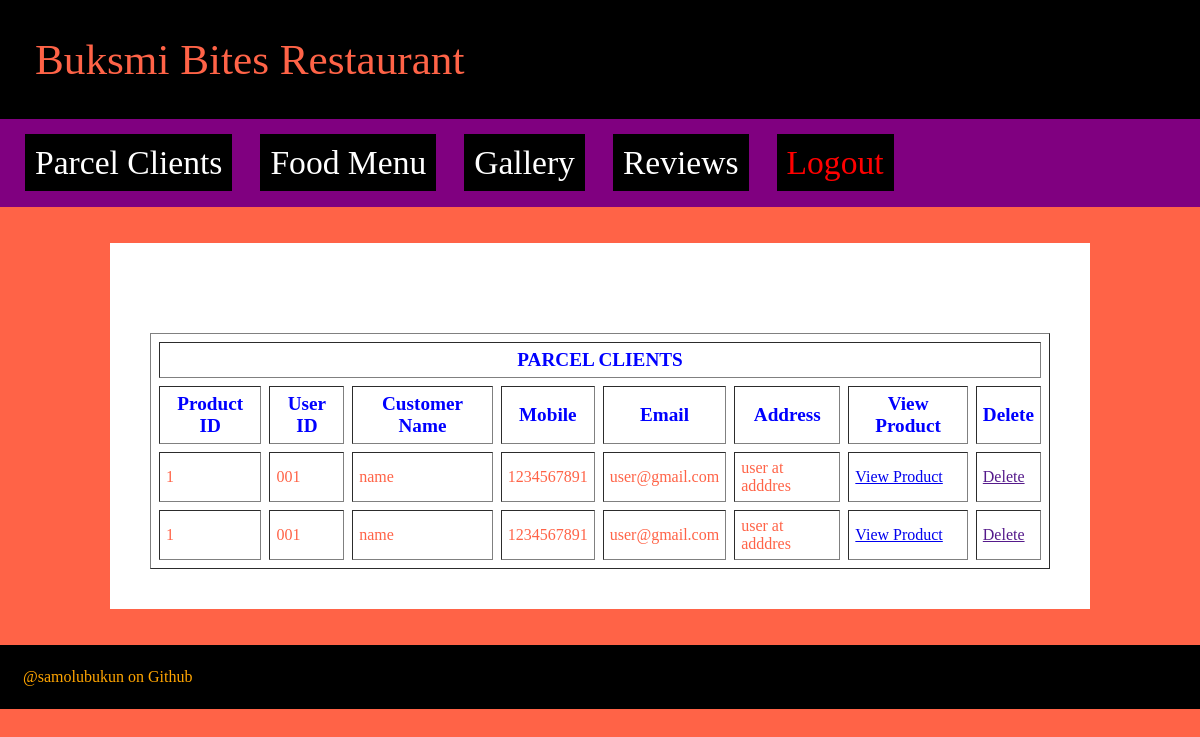
The page /admin/after_login.php on the database its author committed.
### tables this page shows
CREATE TABLE `checkout` (
  `id` bigint(12) NOT NULL,
  `p_id` bigint(12) NOT NULL,
  `u_id` varchar(50) NOT NULL,
  `name` varchar(100) NOT NULL,
  `mobile` bigint(12) NOT NULL,
  `email` varchar(150) NOT NULL,
  `location` text NOT NULL
);

### admin/after_login.php (the view)
<?php include "header.php"; ?>
<div class="content">
	<br><br>
	<?php include  "connect.php"; ?>
	<table border=1 cellpadding="6" cellspacing="8">
		<tr>
			 <th colspan="8">PARCEL CLIENTS</th>
		</tr>
		<tr>
			<th>Product ID</th>
			<th>User ID</th>
			<th>Customer Name</th>
			<th>Mobile</th>
			<th>Email</th>
			<th>Address</th>
			<th>View Product</th>
			<th>Delete</th>
		</tr>
		<?php
		$s = mysqli_query($con,"select * from checkout");
		while($r = mysqli_fetch_array($s))
		{
		?>
		<tr>
			<td><?php echo $r['p_id']; ?></td>
			<td><?php echo $r['u_id']; ?></td>
			<td><?php echo $r['name']; ?></td>
			<td><?php echo $r['mobile']; ?></td>
			<td><?php echo $r['email']; ?></td>
			<td><?php echo $r['location']; ?></td>
			<td><a href="viewcart.php?pid=<?php echo $r['p_id']; ?>&uid=<?php echo $r['u_id']; ?>">View Product</a></td>
			<td><a href="">Delete</a></td>
		<?php
		}
		?>
	</table>
</div>
<?php include "footer.php"; ?>

### admin/style2.css (style rules this page uses)
.content { background-color: white; font-size:21px; width: 75%; margin: 0 auto; padding: 40px; }
tr { color: tomato; }
th { color: blue; font-size: 1.2em; }

### rows shown on the page
checkout: p "1", u "001", name "name", mobile "1234567891", email "user@gmail.com", location "user at adddres"
checkout: p "1", u "001", name "name", mobile "1234567891", email "user@gmail.com", location "user at adddres"
